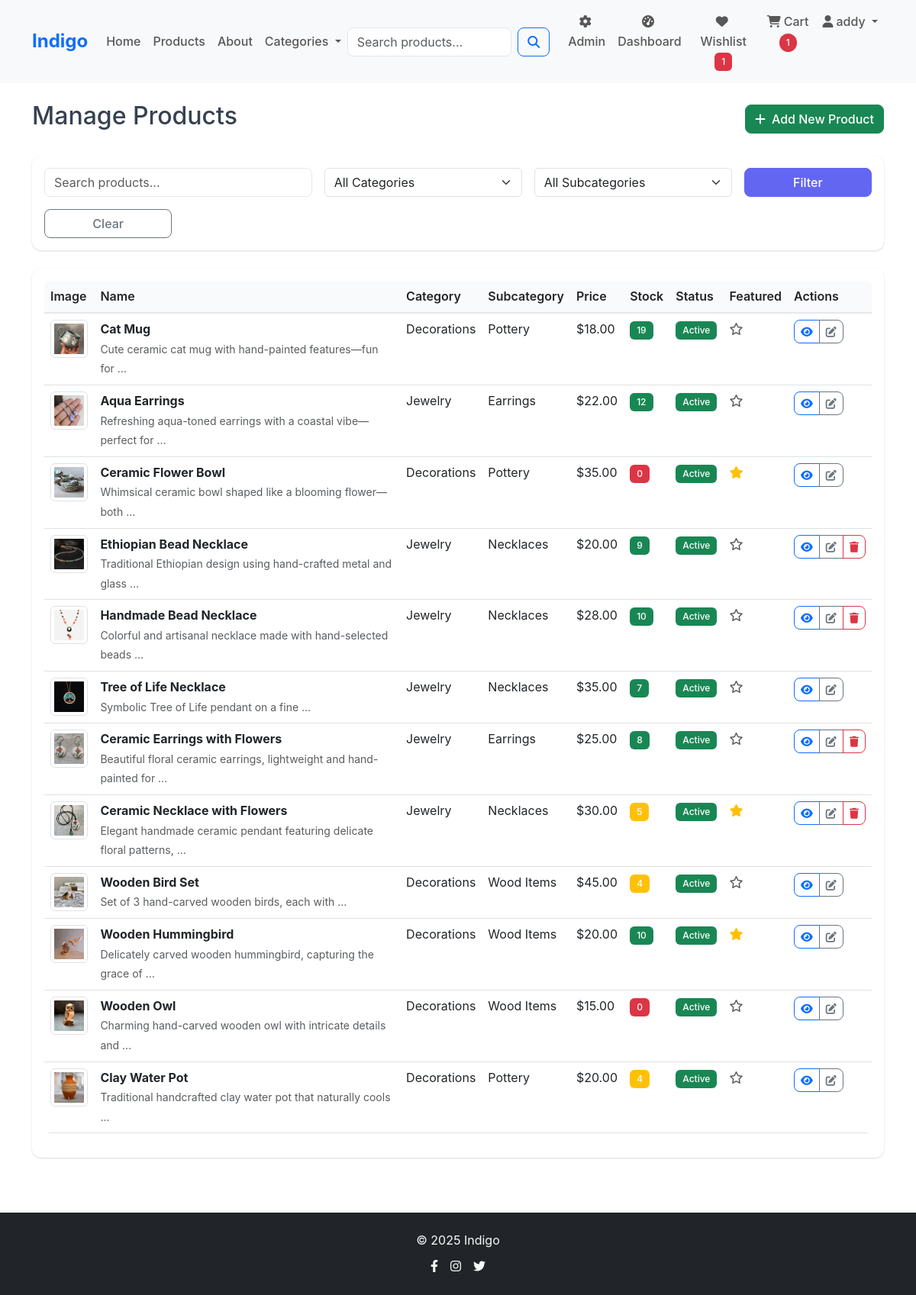
Before: /employee-admin/products/ (signed in) with the older database file.
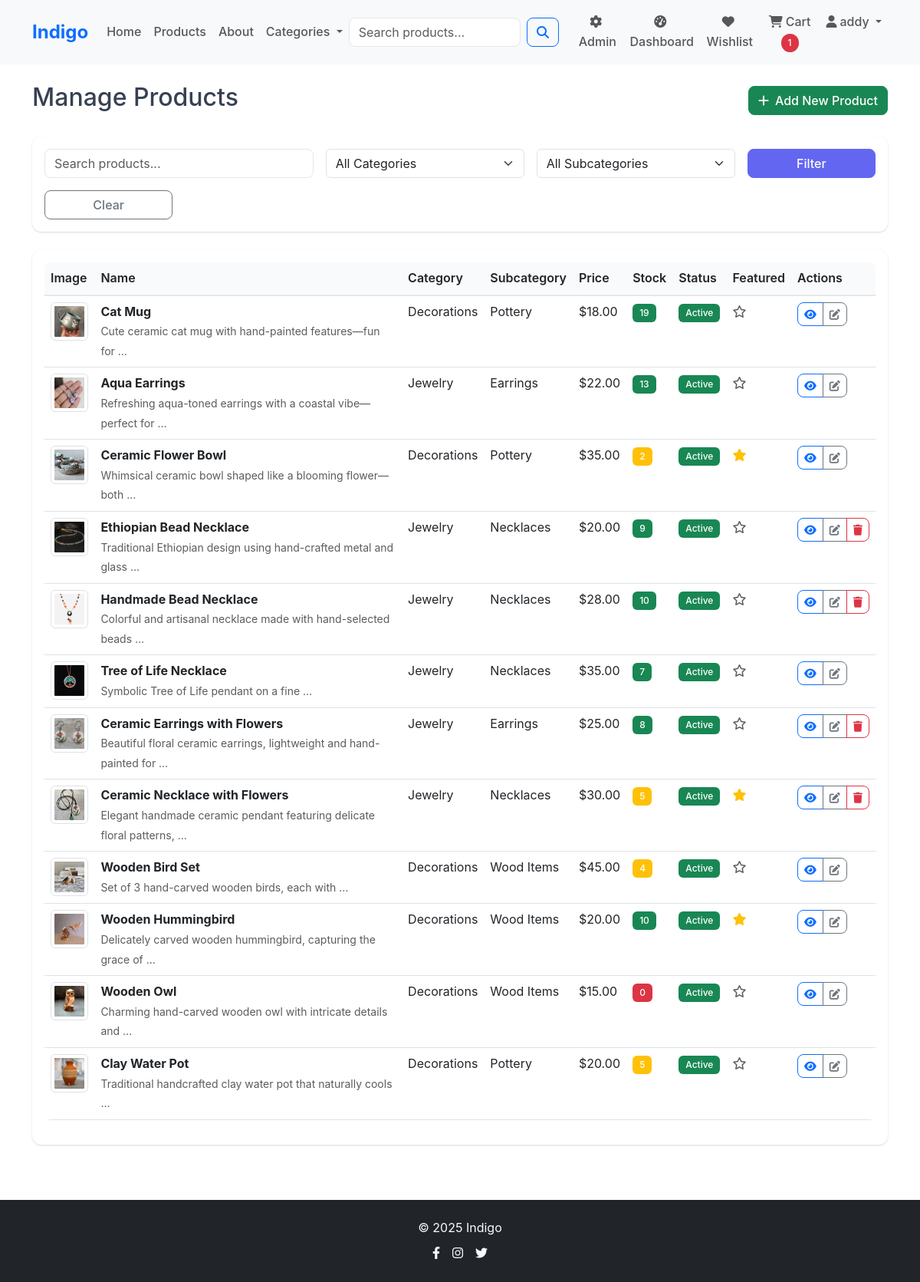
After: the same page with the newer database file.
### store/models.py (models this page shows, shortened)
class Product(models.Model):
    name = models.CharField(max_length=200)
    description = models.TextField()
    price = models.DecimalField(
        max_digits=10,
        decimal_places=2,
        validators=[MinValueValidator(0.01)]
    )
    category = models.ForeignKey(Category, on_delete=models.CASCADE, related_name='products')
    subcategory = models.ForeignKey(Subcategory, on_delete=models.CASCADE, related_name='products', null=True, blank=True)
    image = models.ImageField(upload_to='products/', default='static/default.jpg') #upload to media directory
    stock_quantity = models.PositiveIntegerField(
        default=0,
        validators=[MaxValueValidator(9999)]
    )
    is_active = models.BooleanField(default=True) #is active on website
    featured = models.BooleanField(default=False) #is featured on home page
    created_by = models.ForeignKey(User, on_delete=models.SET_NULL, null=True, blank=True, related_name='created_products')
    created_at = models.DateTimeField(auto_now_add=True)
    updated_at = models.DateTimeField(auto_now=True)
    class Meta:
        ordering = ['-created_at']
        indexes = [
            models.Index(fields=['category', 'is_active']),
            models.Index(fields=['subcategory', 'is_active']),
            models.Index(fields=['featured', 'is_active']),
            models.Index(fields=['price']),
            models.Index(fields=['created_at']),
            models.Index(fields=['created_by']),
        ]

class Category(models.Model):
    CATEGORY_CHOICES = [
        ('decorations', 'Decorations'),
        ('jewelry', 'Jewelry'),
    ]
    name = models.CharField(max_length=50, choices=CATEGORY_CHOICES, unique=True)
    description = models.TextField(blank=True)
    created_at = models.DateTimeField(auto_now_add=True)
    class Meta:
        verbose_name_plural = "Categories"

class Subcategory(models.Model):
    SUBCATEGORY_CHOICES = [
        ('pottery', 'Pottery'),
        ('wood', 'Wood Items'),
        ('necklaces', 'Necklaces'),
        ('earrings', 'Earrings'),
    ]
    name = models.CharField(max_length=50, choices=SUBCATEGORY_CHOICES, unique=True)
    category = models.ForeignKey(Category, on_delete=models.CASCADE, related_name='subcategories')
    description = models.TextField(blank=True)
    created_at = models.DateTimeField(auto_now_add=True)
    class Meta:
        verbose_name_plural = "Subcategories"
        unique_together = ('name', 'category')

### employee_admin/views.py (the view)
# urls.py: path('employee-admin/products/', views.admin_products, name='products'),
@staff_required
def admin_products(request):
    try:
        products = Product.objects.select_related('category', 'subcategory', 'created_by').order_by('-created_at')
        categories = Category.objects.all().prefetch_related('subcategories')
        search_query = request.GET.get('search', '').strip()
        if search_query:
            products = products.filter(
                Q(name__icontains=search_query) |
                Q(description__icontains=search_query)
            )
        category = request.GET.get('category', '').strip()
        if category:
            valid_categories = [choice[0] for choice in Category.CATEGORY_CHOICES]
            if category in valid_categories:
                products = products.filter(category__name=category)
        subcategory = request.GET.get('subcategory', '').strip()
        if subcategory:
            valid_subcategories = [choice[0] for choice in Subcategory.SUBCATEGORY_CHOICES]
            if subcategory in valid_subcategories:
                products = products.filter(subcategory__name=subcategory)
        return render(request, 'employee_admin/products.html', {
            'products': products,
            'categories': categories,
            'current_category': category,
            'current_subcategory': subcategory,
            'search_query': search_query,
            'is_superuser': request.user.is_superuser
        })
    except Exception:
        return render(request, 'employee_admin/products.html', {
            'products': [],
            'categories': [],
            'current_category': '',
            'current_subcategory': '',
            'search_query': '',
            'is_superuser': False
        })

### Indigo/context_processors.py (called while the page is built)
def cart_count(request):
    if request.user.is_authenticated:
        try:
            cart = Cart.objects.get(user=request.user)
            return {'cart_count': cart.total_items}
        except Cart.DoesNotExist:
            return {'cart_count': 0}
    return {'cart_count': 0}

def wishlist_count(request):
    if request.user.is_authenticated:
        try:
            wishlist = Wishlist.objects.get(user=request.user)
            return {'wishlist_count': wishlist.total_items}
        except Wishlist.DoesNotExist:
            return {'wishlist_count': 0}
    return {'wishlist_count': 0}

### cart/models.py (called while the page is built)
    @property
    def total_items(self):
        return sum(item.quantity for item in self.items.all())

### employee_admin/views.py (called while the page is built)
def staff_required(view_func):
    @wraps(view_func)
    def wrapper(request, *args, **kwargs):
        if not request.user.is_authenticated:
            return render_403(request, "You must be logged in to access this page.")
        if not request.user.is_staff:
            return render_403(request, "You must be a staff member to access this page.")
        return view_func(request, *args, **kwargs)
    return wrapper

### wishlist/models.py (called while the page is built)
    @property
    def total_items(self):
        return self.products.count()

### employee_admin/templates/employee_admin/products.html (shortened to what the changed rows need)
{% extends 'base.html' %}
{% load static %}
{% block content %}
<div class="container py-4">
    <div class="d-flex justify-content-between align-items-center mb-4">
        <h2>Manage Products</h2>
    </div>
    <div class="card">
        <div class="card-body">
            {% if products %}
            <div class="table-responsive">
                <table class="table table-hover">
                    <thead>
                        <tr>
                            <th>Image</th>
                            <th>Name</th>
                            <th>Category</th>
                            <th>Subcategory</th>
                            <th>Price</th>
                            <th>Stock</th>
                            <th>Status</th>
                            <th>Featured</th>
                            <th>Actions</th>
                        </tr>
                    </thead>
                    <tbody>
                        {% for product in products %}
                        <tr>
                            <td>
                                <img src="{{ product.image.url }}" alt="{{ product.name }}" class="img-thumbnail" style="width: 50px; height: 50px; object-fit: cover;">
                            </td>
                            <td>
                                <strong>{{ product.name }}</strong>
                                <br><small class="text-muted">{{ product.description|truncatewords:8 }}</small>
                            </td>
                            <td>{{ product.category.get_name_display }}</td>
                            <td>{{ product.subcategory.get_name_display }}</td>
                            <td>${{ product.price }}</td>
                            <td>
                                <span class="badge bg-{% if product.stock_quantity > 5 %}success{% elif product.stock_quantity > 0 %}warning{% else %}danger{% endif %}">
                                    {{ product.stock_quantity }}
                                </span>
                            </td>
                            <td>
                                <span class="badge bg-{% if product.is_active %}success{% else %}secondary{% endif %}">
                                    {% if product.is_active %}Active{% else %}Inactive{% endif %}
                                </span>
                            </td>
                            <td>
                                {% if product.featured %}
                                    <i class="fas fa-star text-warning"></i>
                                {% else %}
                                    <i class="far fa-star text-muted"></i>
                                {% endif %}
                            </td>
                            <td>
                                <div class="btn-group btn-group-sm">
                                    <a href="{% url 'store:product_detail' product.pk %}" class="btn btn-outline-primary" title="View">
                                        <i class="fas fa-eye"></i>
                                    </a>
                                    <a href="{% url 'employee_admin:edit_product' product.pk %}" class="btn btn-outline-secondary" title="Edit">
                                        <i class="fas fa-edit"></i>
                                    </a>
                                </div>
                            </td>
                        </tr>
                        {% endfor %}
                    </tbody>
                </table>
            </div>
            {% endif %}
        </div>
    </div>
</div>
{% endblock %}

### templates/components/navbar.html (shortened to what this page needs)
{% load static %}
<nav class="navbar navbar-expand-lg navbar-light bg-light sticky-top">
    <div class="container">
        <a class="navbar-brand fw-bold text-primary" href="{% url 'store:home' %}">
            Indigo
        </a>
        <div class="collapse navbar-collapse" id="navbarNav">
            <ul class="navbar-nav me-auto">
                <li class="nav-item">
                    <a class="nav-link" href="{% url 'store:home' %}">Home</a>
                </li>
                <li class="nav-item">
                    <a class="nav-link" href="{% url 'store:product_list' %}">Products</a>
                </li>
                <li class="nav-item">
                    <a class="nav-link" href="{% url 'store:about' %}">About</a>
                </li>
                <li class="nav-item dropdown">
                    <a class="nav-link dropdown-toggle" href="#" role="button" data-bs-toggle="dropdown">
                        Categories
                    </a>
                </li>
            </ul>
            <form class="d-flex me-3 d-none d-lg-flex" method="GET" action="{% url 'store:product_list' %}" id="searchForm">
                <input class="form-control me-2" type="search" name="search" placeholder="Search products..." value="{{ search_query }}" maxlength="100">
                <button class="btn btn-outline-primary" type="submit">
                    <i class="fas fa-search"></i>
                </button>
            </form>
            <ul class="navbar-nav">
                {% if user.is_authenticated %}
                    {% if user.is_staff %}
                        <li class="nav-item">
                            <a class="nav-link" href="{% url 'employee_admin:dashboard' %}">
                                <i class="fas fa-cog me-1"></i>Admin
                            </a>
                        </li>
                    {% endif %}
                    <li class="nav-item">
                        <a class="nav-link" href="{% url 'dashboard:user' %}">
                            <i class="fas fa-tachometer-alt me-1"></i>Dashboard
                        </a>
                    </li>
                    <li class="nav-item">
                        <a class="nav-link" href="{% url 'wishlist:view' %}">
                            <i class="fas fa-heart me-1"></i>Wishlist
                            {% if wishlist_count > 0 %}
                                <span class="badge bg-danger">{{ wishlist_count }}</span>
                            {% endif %}
                        </a>
                    </li>
                    <li class="nav-item">
                        <a class="nav-link" href="{% url 'cart:view' %}">
                            <i class="fas fa-shopping-cart me-1"></i>Cart
                            {% if cart_count > 0 %}
                                <span class="badge bg-danger rounded-pill">{{ cart_count }}</span>
                            {% endif %}
                        </a>
                    </li>
                    <li class="nav-item dropdown">
                        <a class="nav-link dropdown-toggle" href="#" role="button" data-bs-toggle="dropdown">
                            <i class="fas fa-user me-1"></i>{{ user.username|truncatechars:15 }}
                        </a>
                    </li>
                {% endif %}
            </ul>
        </div>
    </div>
</nav>

Changed rows visible on the page:
changed Product "Aqua Earrings": stock_quantity "12" → "13"
changed Product "Ceramic Flower Bowl": stock_quantity "0" → "2"
changed Product "Clay Water Pot": stock_quantity "4" → "5"
Other visible differences:
{{ wishlist_count }}: "1" → (not shown)
